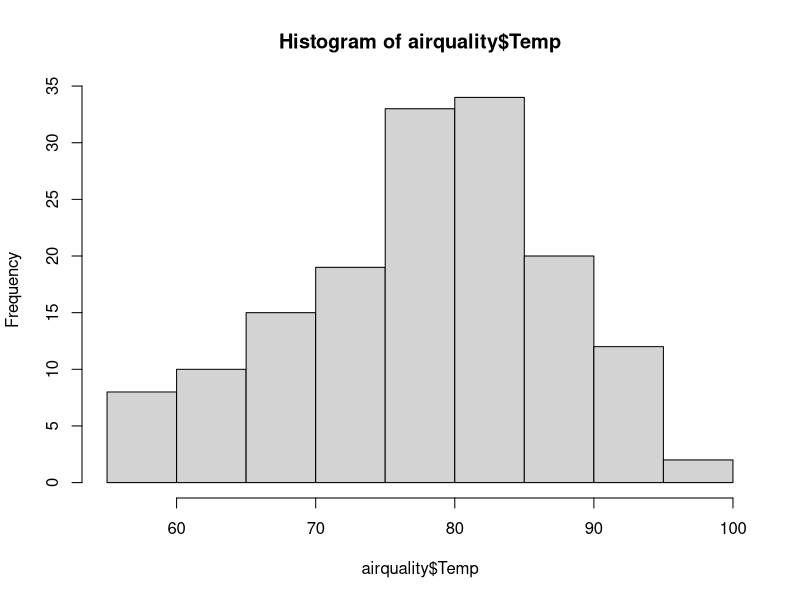
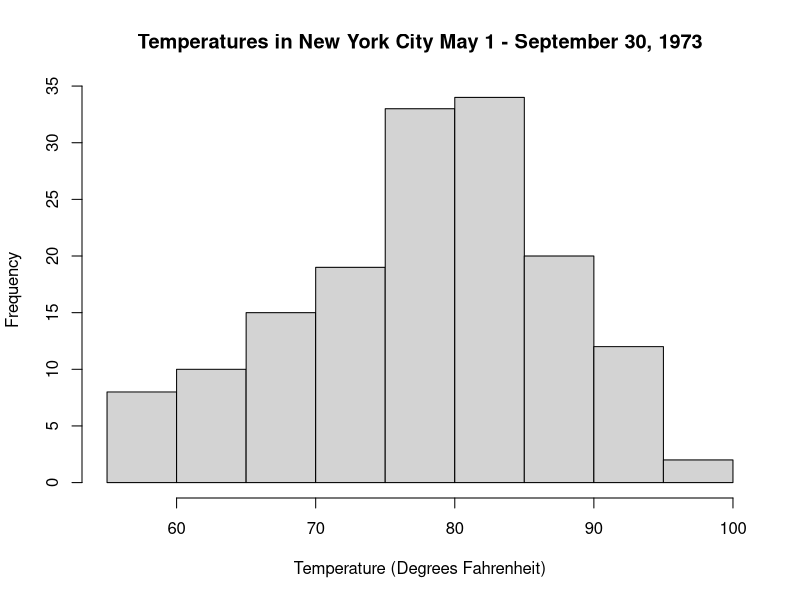
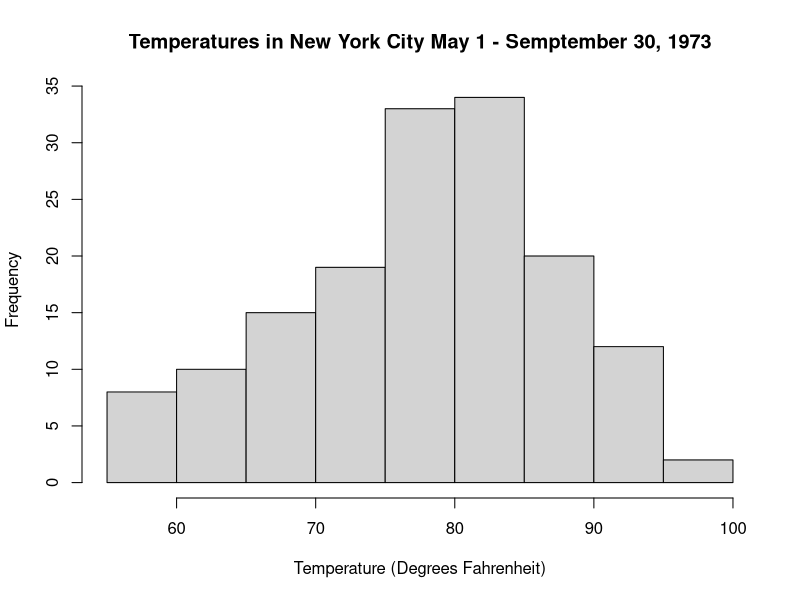
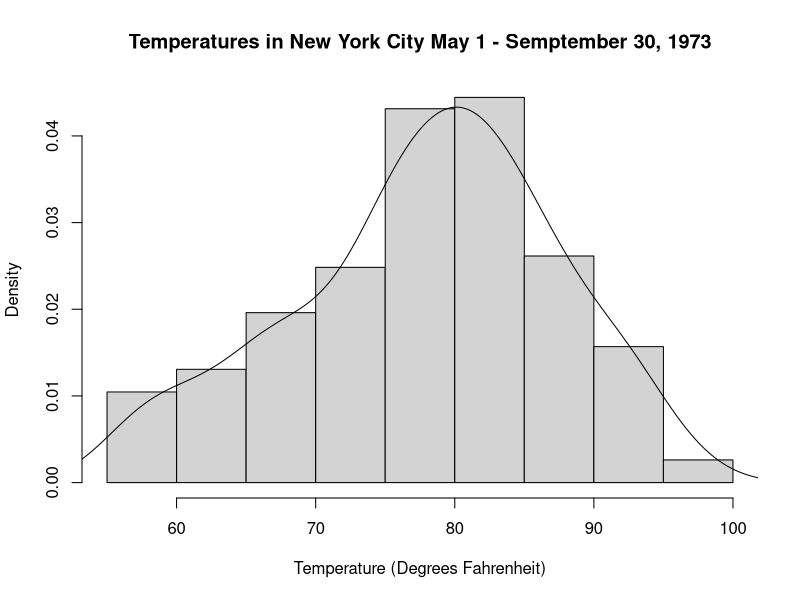
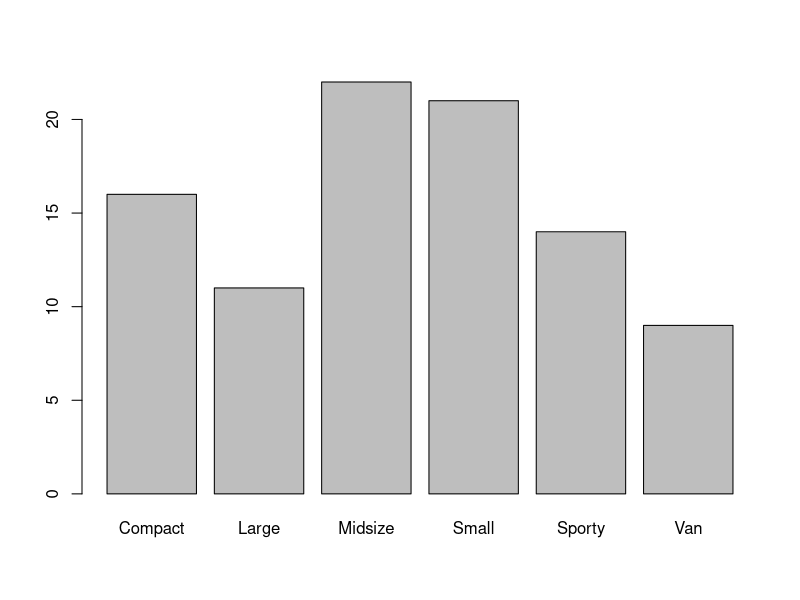
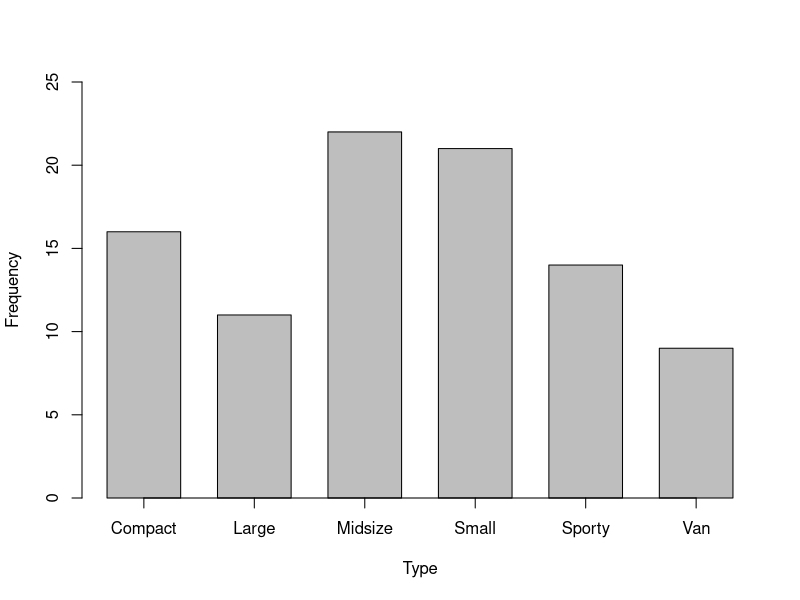
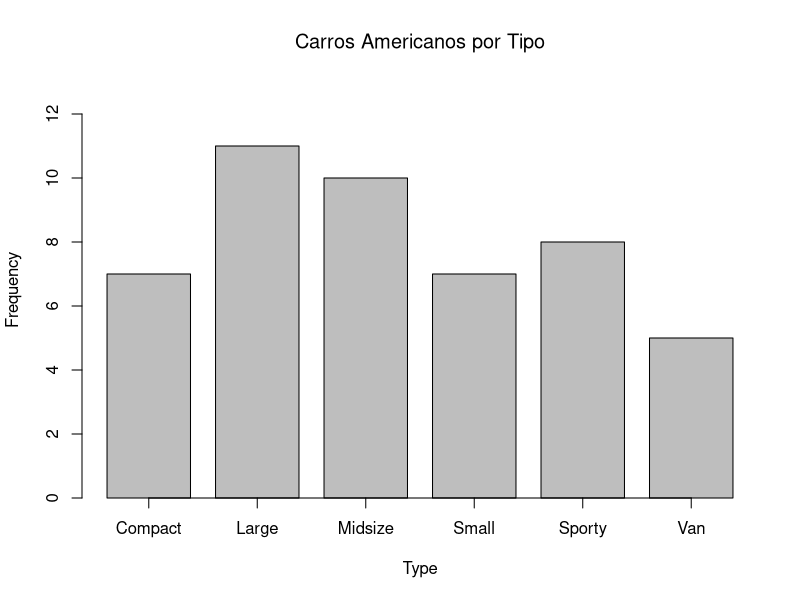
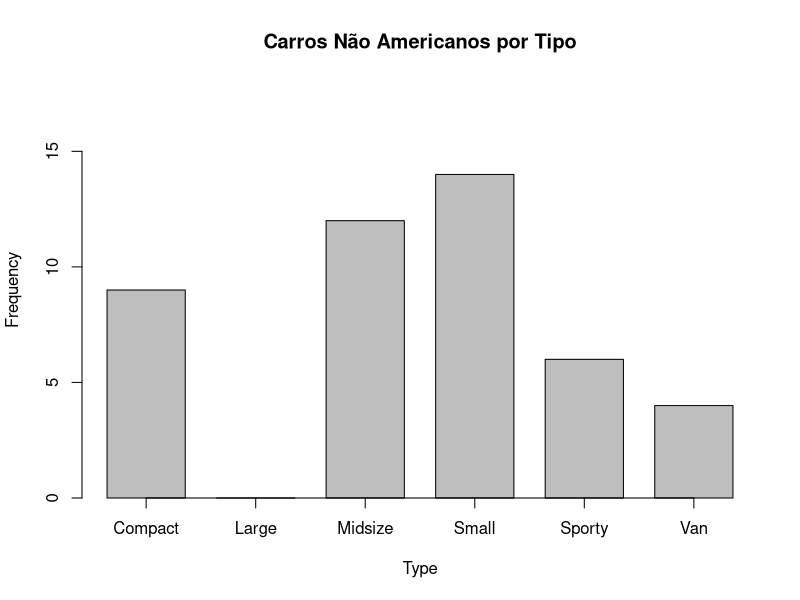

The R script that drew these images, in order:
#Gráficos

library(datasets)
head(airquality)

#hist é uma função gráfica do R base para gerar histogramas
hist(airquality$Temp)

#A função pode receber alguns argumentos para melhorar a vizualização de dados.

hist(airquality$Temp, xlab = "Temperature (Degrees Fahrenheit)",
     main = "Temperatures in New York City May 1 - September 30, 1973")

#Setando o número de barras

hist(airquality$Temp, xlab = "Temperature (Degrees Fahrenheit)",
     main = "Temperatures in New York City May 1 - Semptember 30, 1973",
     breaks = 9)

#Gráfico de densidade, ao invés da frequencia, é registrada
#a probabilidade de que uma temperatura selecionada dos dados esteja nesse intervalo.
#Adicionar o parametro probability

hist(airquality$Temp, xlab = "Temperature (Degrees Fahrenheit)",
     main = "Temperatures in New York City May 1 - Semptember 30, 1973",
     probability = TRUE)

#Adicionar linha ao gráfico de densidade
lines(density(airquality$Temp))

#Grafico de barras

#Variavel X categórica

library(MASS)
head(Cars93[1:13])

#Tabela de frêquencias

table(Cars93$Type)
table(Cars93$Manufacturer)

#Gráfico de barras

barplot(table(Cars93$Type))

#Adicionando argumentos ao barplot

barplot(table(Cars93$Type), ylim=c(0,25), xlab="Type", ylab="Frequency",
        axis.lty = "solid",
        space = .5)
#onde ylim altera o limite do eixo Y para 25, sendo assim a barra Midsize não vai além do
#limite

library(dplyr)

carros <- Cars93
carros_americanos <- filter(carros, Origin == "USA")

#Gráfico carros americanos

barplot(table(carros_americanos$Type), ylim=c(0,13), xlab = "Type",
        ylab = "Frequency", axis.lty = "solid",
        space = .3)
title(main = "Carros Americanos por Tipo", font.main = 28)

carros_non_americanos <- filter(carros, Origin == "non-USA")


barplot(table(carros_non_americanos$Type), ylim = c(0,18),
        xlab = "Type", ylab = "Frequency", axis.lty= "solid", space= .4)
title(main = "Carros Não Americanos por Tipo")

barplot(table(carros$Cylinders), ylim = c(0,60),
        xlab = "Cylinders", ylab = "Frequency", axis.lty= "solid", space= .4)
title(main = "Carros por quantidade de cilindros", font.main = 28)


#Quantidade de Airbags

barplot(table(carros$AirBags), ylim = c(0,55),
        xlab = "Airbags", ylab = "Frequency", axis.lty = "solid",
        space = .5)
title(main = "Carros Por Quantidade de Airbags", font.main = 28)


#Carros por tipo de tração

barplot(table(carros$DriveTrain), ylim = c(0,70),
        xlab = "Tipo de Tração",
        ylab = "Quantidade", axis.lty = "solid",
        space = .5)
title(main = "Carros Por Tipo de Tração", font.main = 25)

#Agrupando barras


cores <- HairEyeColor
cores

females <- cores[,,2]
females


nome.cores = c("black", "grey40", "grey80", "white")

barplot(t(females), beside=T, ylim = c(0,70), xlab = "Hair Color",
        ylab = "Frequency of Eye Color", col=nome.cores, axis.lty = "solid")
#beside permite que as barras sejam agrupadas lado a lado
#sem esse parametro, veriamos um gráfico de composição (colunas empilhadas)


#Inserindo a legenda

legend("topleft", rownames(t(females)), cex = 0.8, fill=nome.cores,
       title = "Eye Color")

#primeiro argumento referencia a posição da legenda
# segundo fornece os nomes
#terceiro especifica o tamanho do caracteres (80% do tamanho normal)
# o quarto fornece as cores para amostra de cores
# ultimo, titulo

#Projeto Rápido Sugerido 3.1

#Alterar a cor das legendas para refletir as cores reais

#obter todas cores do R
colors()

#função de pesquisa grep para buscar as cores que tenham o argumento no nome (nesse caso brown)
colors()[grep("brown",colors())]

novas_cores <- c("brown4","dodgerblue1","sandybrown","limegreen")

barplot(t(females), beside=T, ylim = c(0,70), xlab = "Hair Color",
        ylab = "Frequency of Eye Color", col=novas_cores, axis.lty = "solid")


#Projeto Rápido Sugerido 3.2

tipo_origem <- subset(carros,
                      select = c("Type", "Origin"))

cores_carros <- c("blue","grey70")

barplot(t(table(tipo_origem)), beside=T, ylim = c(0,15), xlab = "Type",
        ylab = "Frequency", col=cores_carros, axis.lty = "solid")
legend("topright", rownames(t(table(tipo_origem))), cex = 0.8, fill=cores_carros,
       title = "Origem")

#Graficos de pizza

pie(table(carros$Type), labels = carros$Type)


#Grafico de dispersão

#o parametro pch indica o tipo de ponto que será exibido no gráfico
plot(airquality$Wind, airquality$Temp, pch=16,
     xlab = "Wind Velocity (MPH)",
     ylab = "Temperature (Fahrenheit)",
     main = "Temperatire vs Wind Velocity")


#Temperatura dependente da velocidade do vento (nao tem diferença em relação ao gráfico da linha 160)
plot(airquality$Temp~airquality$Wind,pch=16,
     xlab = "Wind Velocity (MPH)",
     ylab = "Temperature (Fahrenheit)",
     main = "Temperature vs Wind Velocity")


#Relação entre temperatura e mês do ano

plot(airquality$Temp~airquality$Month, pch=16,
     xlab = "Month of the year",
     ylab = "Temperature (Fahrenheit)",
     main = "Temperature vs Month")

#Matriz de dispersão

#Criação do subconjunto

Ozone_Temp_Wind <- subset(airquality,
                          select = c(Ozone,Temp,Wind))

#Desenhando a matriz

pairs(Ozone_Temp_Wind)

#Boxplot

boxplot( Temp ~ Month, data = airquality, xaxt = "n")

# O terceiro arumento xaxt suprime os rótuos que pararecem do eixo x
# (5,6,7,8 e 9 ) que represantam os meses, ao invés disso, pode-se usar

axis(1, at=1:5, labels=c("Maio", "Junho","Julho", "Agosto", "Setembro"))

#GGPLOT2
library(tidyverse)

#base do gráfico
ggplot(airquality, aes(x=Temp))

#base do gráfico e objeto geométrico (geom)

ggplot(airquality, aes(x=Temp))+
  geom_histogram()


#Estrutura geral ggplot

#ggplot(data_source, aes(componentes de dados do mapa para componentes gráficos))+
#geom_xxx(argumentos para modificar a aparência de geom)+
#theme_xxx(argumentos para alterar a aparência geral)+
#labs(adicionar rótulos do eixo e um título)

#Setando a quantidade de barras

#O R dá um aviso sobre a quantidade de barras inicial

#`stat_bin()` using `bins = 30`. Pick better value with `binwidth`.

#Então, devemos testar qual é o volume que melhor atende para cada distribuição.

ggplot(airquality, aes(x=Temp))+
  geom_histogram(binwidth = 5)


#Alterando as cores 
# color = cores dos limites da barra
# fill = cor de dentro da barra

ggplot(airquality, aes(x=Temp))+
  geom_histogram(binwidth = 5, color = "black", fill = "grey70")

#mudando a cor do fundo com a função themes

ggplot(airquality, aes(x=Temp))+
  geom_histogram(binwidth = 5, color = "black", fill = "grey70")+
  theme_bw()

#Adicionando rótulo aos eixos

ggplot(airquality, aes(x=Temp))+
  geom_histogram(binwidth = 5, color = "black", fill = "grey70")+
  theme_bw() + 
  labs(x = "Temperature (Fahrenheit)", y = "Frequency", title = "Temperatures in the airquality Data Frame")


#Gráfico de barras

#No ggplot é um pouco mais fácil do que desenhar no R base. Não é necessario criar
#uma tabela de frequências para desenhar o gráfico.

ggplot(carros, aes(x=Type)) +
  geom_bar(color = "grey80", fill = "blue") + 
  labs(y = "Frequency", title = "Car Type and Frequency in Cars93")+
  theme_minimal()


#Gráfico de barras agrupadas

ggplot(tipo_origem, aes(x=Type, fill=Origin))

#aes() mapeia Type para o eixo x. O segundo argumento para aes(),
#fill, mapeia Origin para as cores que preencherão as barras
#Outra maneira de especificar a cor dentro da barra é adicionar aes(fill = Origin)
#como um argumento a geom_bar()

ggplot(tipo_origem, aes(x=Type,fill=Origin))+
  geom_bar(position = "dodge", color="black")

#O primeiro argumento position é análogoa beside=T
#Nesse caso, coloca as barras lado a lado

ggplot(tipo_origem, aes(x=Type,fill=Origin))+
  geom_bar(position = "dodge", color="black") +
  scale_fill_grey(start = 0.5, end = 1) +
  theme_bw() + 
  labs(x = "Tipo de carroceria", y = "Frequência",
       title = "Carros americanos e não americanos por tipo de carroceria")

females.df <- data.frame(females)
females.df

ggplot(females.df, aes(x=Hair, y = Freq, fill=Eye)) +
  geom_bar(position="dodge", color="black", stat="identity") + 
  scale_fill_grey(start=0, end=1)

#Projeto Sugerido 3.3

data <- LifeCycleSavings
head(data)

data <- rownames_to_column(data, var = "Países")

data_select <- head(subset(data,
                      select = c(Países, pop15, pop75)))

#A função gather vai transformar os dados para o formato longo
#Ao invés de ter duas colunas para porcentagens da população, 
#terá uma coluna com a classe da população e outra coluna com a porcentagem.

data_select_gather <- gather(data_select, key="pop", value = "Percent", 2:3)

ggplot(data_select_gather, aes(x=Países, y=Percent, fill=pop)) + 
  geom_bar(position="dodge", stat="identity") +
  scale_fill_grey(start=0, end=1, labels = c("under 15", "Over 75"))

#Argumento label adicionado para fazer com que a legenda apareça com under 15 
# over 75
 
